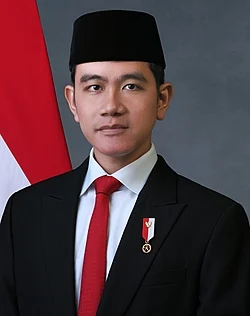
#> input picture MDH 12A/week 4.2 Image Drawing (Image Editing)/gibran.jpg, 250 x 316 px
$ python tugas.py
#> lines starting #> are read from the running program, lines starting #| are printed output that depends on the picture; after the words box and inside, x2 and y2 are one past the last pixel; in counts of white or black regions, pixels touching at a corner belong together
import cv2 as cv

img = cv.imread("gibran.jpg")
#> img is the input picture: shape (316, 250, 3); mean B, G, R 61.7, 56, 79.7
img2 = cv.imread("bowo.png")
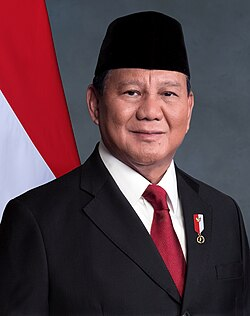
#> input picture MDH 12A/week 4.2 Image Drawing (Image Editing)/bowo.png, 250 x 316 px
#> img2 is the input picture: shape (316, 250, 3); mean B, G, R 66.5, 58.7, 83.4

tinggi, lebar, _ = img.shape
#> tinggi = 316; lebar = 250

#border
cv.rectangle(img, (0,0), (lebar, tinggi),(255,255,255),5)
#> img: shape (316, 250, 3); 4.95% of pixels changed, all inside (x1, y1, x2, y2) = (0, 0, 250, 316)
cv.rectangle(img2, (0,0), (lebar, tinggi),(255,255,255),5)

cv.rectangle(img, (0,300), (lebar, tinggi),(255,255,255),100)
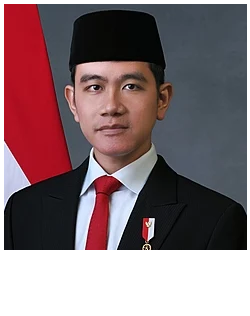
#> img: shape (316, 250, 3); mean B, G, R 115.4, 110.8, 131.4
cv.rectangle(img2, (0,300), (lebar, tinggi),(255,255,255),100)
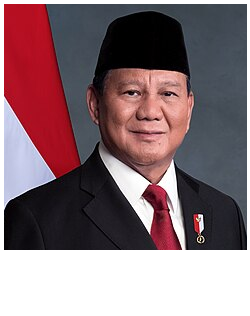
#> img2: shape (316, 250, 3); mean B, G, R 118.4, 112.5, 135

#draw text
text = "Gibran Rakabuming Raka, B.Sc"
font = cv.FONT_HERSHEY_PLAIN
fontsize = 0.9
textcolor = (0,0,0)
thickness = thickness= 2
cv.putText(img, text,(15, tinggi-40), font,fontsize,textcolor,thickness, cv.LINE_AA)
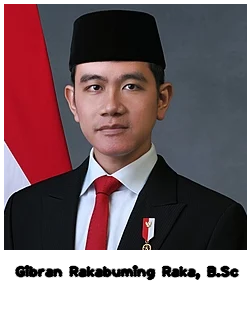
#> img: shape (316, 250, 3); 2.8% of pixels changed, all inside (x1, y1, x2, y2) = (14, 265, 240, 281)

text = "H. Prabowo Subianto"
font = cv.FONT_HERSHEY_PLAIN
fontsize = 0.9
textcolor = (0,0,0)
thickness = thickness= 2
cv.putText(img2, text,(50, tinggi-40), font,fontsize,textcolor,thickness, cv.LINE_AA)
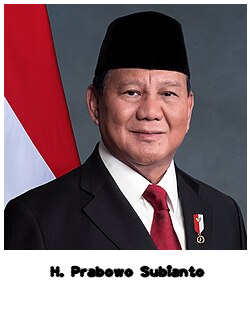
#> img2: shape (316, 250, 3); 1.83% of pixels changed, all inside (x1, y1, x2, y2) = (49, 265, 206, 278)

text = "Wakil Presiden Republik Indonesia"
font = cv.FONT_ITALIC
fontsize = 0.5
textcolor = (0,0,0)
thickness = thickness= 1
cv.putText(img, text,(15, tinggi-15), font,fontsize,textcolor,thickness, cv.LINE_AA)
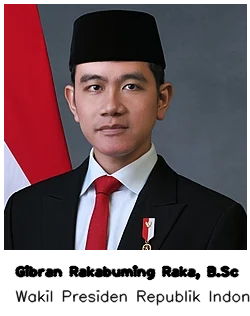
#> img: shape (316, 250, 3); 2.01% of pixels changed, all inside (x1, y1, x2, y2) = (15, 289, 250, 306)

text = "Presiden Republik Indonesia"
font = cv.FONT_ITALIC
fontsize = 0.5
textcolor = (0,0,0)
thickness = thickness= 1
cv.putText(img2, text,(40, tinggi-15), font,fontsize,textcolor,thickness, cv.LINE_AA)
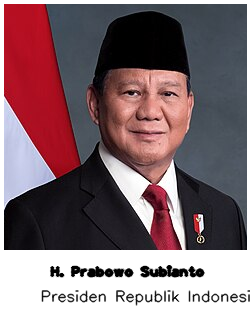
#> img2: shape (316, 250, 3); 1.81% of pixels changed, all inside (x1, y1, x2, y2) = (41, 289, 250, 306)

#show
cv.imshow("image", img)
cv.imshow("image2", img2)
cv.waitKey(0)
cv.destroyAllWindows
